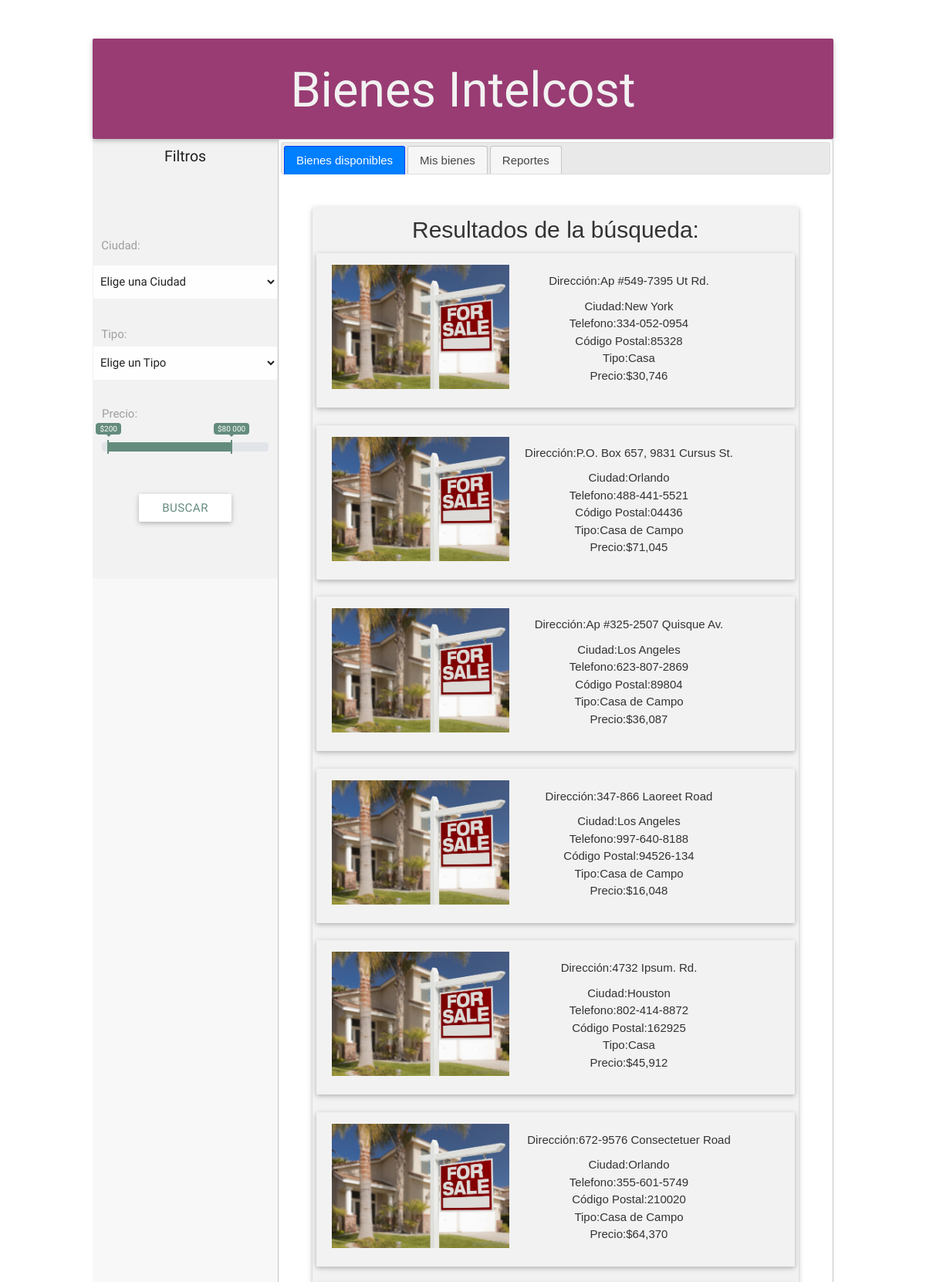
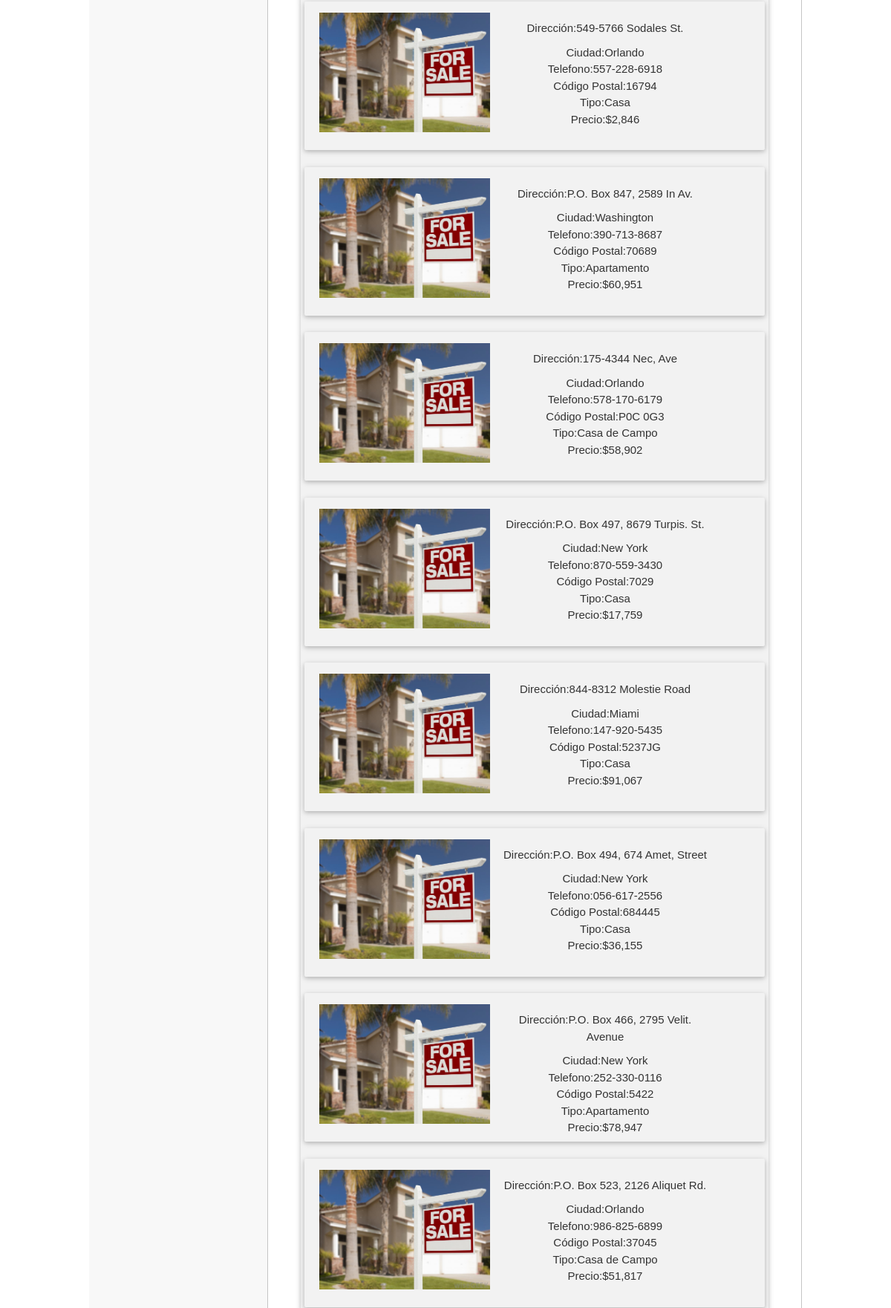
The page / (upper part) on the database its author committed (2 pictures, top to bottom).
### tables this page shows
CREATE TABLE `datos_generales` (
  `Id` int(11) NOT NULL,
  `Direccion` varchar(50) DEFAULT NULL,
  `Ciudad` varchar(50) DEFAULT NULL,
  `Telefono` varchar(500) DEFAULT NULL,
  `Codigo_Postal` varchar(255) DEFAULT NULL,
  `Tipo` varchar(20) DEFAULT NULL,
  `Precio` varchar(500) DEFAULT NULL
);

### index.php (the view, shortened to what this page needs)
<?php
include("db/import_db.php");
?>
<!DOCTYPE html>
<html>
<head>
  <link type="text/css" rel="stylesheet" href="css/materialize.min.css"  media="screen,projection"/>
  <link type="text/css" rel="stylesheet" href="css/customColors.css"  media="screen,projection"/>
  <link type="text/css" rel="stylesheet" href="css/ion.rangeSlider.css"  media="screen,projection"/>
  <link type="text/css" rel="stylesheet" href="css/ion.rangeSlider.skinFlat.css"  media="screen,projection"/>
  <link type="text/css" rel="stylesheet" href="css/index.css"  media="screen,projection"/>
  <link rel="stylesheet" href="//code.jquery.com/ui/1.12.1/themes/base/jquery-ui.css">
</head>
<body>
  <div class="contenedor">
    <div class="card rowTitulo">
      <h1>Bienes Intelcost</h1>
    </div>
    <div class="colFiltros">
      <form action="busqueda.php" method="post" id="formulario">
        <div class="filtrosContenido">
          <div class="tituloFiltros">
            <h5>Filtros</h5>
          </div>
          <div class="filtroCiudad input-field">
            <p><label for="selectCiudad">Ciudad:</label><br></p>
              <select name="Ciudad" id="selectCiudad">
              <option value="" selected>Elige una Ciudad</option>
              </select>
          </div>
          <div class="filtroTipo input-field">
            <p><label for="selecTipo">Tipo:</label></p>
            <br>
            <select name="Tipo" id="selectTipo">
            <option value="" selected>Elige un Tipo</option>
              </select>
          </div>
          <div class="filtroPrecio">
            <label for="rangoPrecio">Precio:</label>
          </div>
          <div class="botonField">
            <input type="submit" class="btn white" value="Buscar" id="submitButton">
          </div>
        </div>
      </form>
    </div>
    <div id="tabs" style="width: 75%;">
      <ul>
        <li><a href="#tabs-1">Bienes disponibles</a></li>
        <li><a href="#tabs-2">Mis bienes</a></li>
        <li><a href="#tabs-3">Reportes</a></li>
      </ul>
      <div id="tabs-1">
        <div class="colContenido" id="divResultadosBusqueda">
          <div class="tituloContenido card">
            <h5>Resultados de la búsqueda:</h5>
            <?php
                $sql = "SELECT * FROM datos_generales";
                $result = mysqli_query($connect,$sql);
              while($mostrar= mysqli_fetch_array($result)){
            ?>
            <div class="tituloContenido card" style="display:block !important; width:100%;height:200px;">
              <div><img src="img/home.jpg" style="width:250px;position:absolute;left:10px;padding:10px;"></div>
                    <div style="width:300px;position:relative;left:250px;padding:10px; margin-top:10px;">
                    Dirección:<?php echo $mostrar['Direccion']?></div>
                    <div style="width:300px;position:relative;left:250px;">
                    Ciudad:<?php echo $mostrar['Ciudad']?></div>
                    <div style="width:300px;position:relative;left:250px;">
                    Telefono:<?php echo $mostrar['Telefono']?></div>
                    <div style="width:300px;position:relative;left:250px;">
                    Código Postal:<?php echo $mostrar['Codigo_Postal']?></div>
                    <div style="width:300px;position:relative;left:250px;">
                    Tipo:<?php echo $mostrar['Tipo']?></div>
                    <div style="width:300px;position:relative;left:250px;">
                    Precio:<?php echo $mostrar['Precio']?></div>
            </div>
            <?php
              }
              ?>
          </div>
        </div>
      </div>
            </div>
          </div>
  </body>
  </html>

### css/customColors.css (style rules this page uses)
.input-field label { color: #9E9E9E; }

### css/index.css (style rules this page uses)
.contenedor { background-color: rgba(242, 242, 242, 0.5); width: 80%; margin: 50px auto; display: flex; flex-flow: row wrap; min-height: 700px; height: auto; align-content: flex-start; }
.rowTitulo { width: 100%; text-align: center; background-color: #983c73; color: #F2F2F2; margin-top: 0; margin-bottom: 0; height: 130px; }
.colFiltros { width: 25%; height: 100%; min-height: 570px; }
.filtrosContenido, .colContenido, .colFiltros form { min-height: 570px; }
.filtrosContenido { width: 100%; margin: 0 0; background-color: #F2F2F2; display: flex; flex-flow: row wrap; align-content: flex-start; }
.tituloFiltros { width: 100%; height: 100px; text-align: center; }
.tituloFiltros h5 { font-size: 1.3rem; }
.filtroCiudad { width: 100%; height: 100px; text-align: center; }
.filtroTipo { width: 100%; height: 100px; text-align: center; }
.filtroPrecio { margin: 15px auto; width: 90%; height: 100px; }
.filtroPrecio label { font-size: 1rem; }
.botonField { width: 100%; height: 70px; text-align: center; }
.botonField input { color: #648C7D; }
.colContenido { width: 75%; display: flex; flex-flow: row wrap; align-content: space-between; padding: 20px; }
.tituloContenido { width: 100%; min-height: 170px; background-color: #F2F2F2; display: flex; flex-flow: row wrap; padding: 5px; }
.tituloContenido h5 { width: 100%; margin: 0.5rem 5px; margin-bottom: 2rem; height: 10px; font-size: 2rem; }
#divResultadosBusqueda { text-align: center; width: 100%; }

### rows shown on the page
datos_generales: Direccion "Ap #549-7395 Ut Rd.", Ciudad "New York", Telefono "334-052-0954", Codigo_Postal "85328", Tipo "Casa", Precio "$30,746"
datos_generales: Direccion "P.O. Box 657, 9831 Cursus St.", Ciudad "Orlando", Telefono "488-441-5521", Codigo_Postal "04436", Tipo "Casa de Campo", Precio "$71,045"
datos_generales: Direccion "Ap #325-2507 Quisque Av.", Ciudad "Los Angeles", Telefono "623-807-2869", Codigo_Postal "89804", Tipo "Casa de Campo", Precio "$36,087"
datos_generales: Direccion "347-866 Laoreet Road", Ciudad "Los Angeles", Telefono "997-640-8188", Codigo_Postal "94526-134", Tipo "Casa de Campo", Precio "$16,048"
datos_generales: Direccion "4732 Ipsum. Rd.", Ciudad "Houston", Telefono "802-414-8872", Codigo_Postal "162925", Tipo "Casa", Precio "$45,912"
datos_generales: Direccion "672-9576 Consectetuer Road", Ciudad "Orlando", Telefono "355-601-5749", Codigo_Postal "210020", Tipo "Casa de Campo", Precio "$64,370"
datos_generales: Direccion "549-5766 Sodales St.", Ciudad "Orlando", Telefono "557-228-6918", Codigo_Postal "16794", Tipo "Casa", Precio "$2,846"
datos_generales: Direccion "P.O. Box 847, 2589 In Av.", Ciudad "Washington", Telefono "390-713-8687", Codigo_Postal "70689", Tipo "Apartamento", Precio "$60,951"
datos_generales: Direccion "175-4344 Nec, Ave", Ciudad "Orlando", Telefono "578-170-6179", Codigo_Postal "P0C 0G3", Tipo "Casa de Campo", Precio "$58,902"
datos_generales: Direccion "P.O. Box 497, 8679 Turpis. St.", Ciudad "New York", Telefono "870-559-3430", Codigo_Postal "7029", Tipo "Casa", Precio "$17,759"
datos_generales: Direccion "844-8312 Molestie Road", Ciudad "Miami", Telefono "147-920-5435", Codigo_Postal "5237JG", Tipo "Casa", Precio "$91,067"
datos_generales: Direccion "P.O. Box 494, 674 Amet, Street", Ciudad "New York", Telefono "056-617-2556", Codigo_Postal "684445", Tipo "Casa", Precio "$36,155"
datos_generales: Direccion "P.O. Box 466, 2795 Velit. Avenue", Ciudad "New York", Telefono "252-330-0116", Codigo_Postal "5422", Tipo "Apartamento", Precio "$78,947"
datos_generales: Direccion "P.O. Box 523, 2126 Aliquet Rd.", Ciudad "Orlando", Telefono "986-825-6899", Codigo_Postal "37045", Tipo "Casa de Campo", Precio "$51,817"
